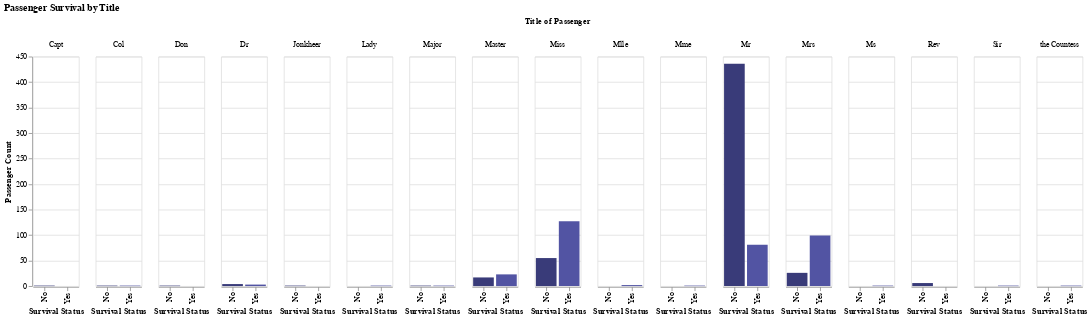

Notebook code cell kept with this figure:
### Markdown cell above
### Revisit Visualizations
Now that you have the new columns in place. Revisit the pairwise comparison plots to see if the new columns reveal any interesting relationships.

### Code cell
# Enter the code needed to recheck the pairwise comparison.
alt.Chart(titanic).mark_bar().encode(
    x=alt.X('Survived:N', title='Survival Status'),
    y=alt.Y('count()', title='Passenger Count'),
    color=alt.Color('Survived:N', scale=alt.Scale(scheme='category20b'), legend=None),
    column=alt.Column('Title:N', header=alt.Header(title='Title of Passenger'))
).properties(
    width=60,
    title='Passenger Survival by Title'
)

### Figure 1 — Vega-Lite specification as saved in the notebook (floating-point values rounded to 4 significant figures; data arrays with more than 128 entries replaced by an {"elided": "..."} marker saying what was removed)
{"config": {"view": {"continuousWidth": 300, "continuousHeight": 300}}, "data": {"name": "data-85630fddcc591fa89c9b7ed4c0d9c25e"}, "mark": {"type": "bar"}, "encoding": {"color": {"field": "Survived", "legend": null, "scale": {"scheme": "category20b"}, "type": "nominal"}, "column": {"field": "Title", "header": {"title": "Title of Passenger"}, "type": "nominal"}, "x": {"field": "Survived", "title": "Survival Status", "type": "nominal"}, "y": {"aggregate": "count", "title": "Passenger Count", "type": "quantitative"}}, "title": "Passenger Survival by Title", "width": 60, "$schema": "https://vega.github.io/schema/vega-lite/v5.20.1.json", "datasets": {"data-85630fddcc591fa89c9b7ed4c0d9c25e": {"elided": "891 records"}}}
